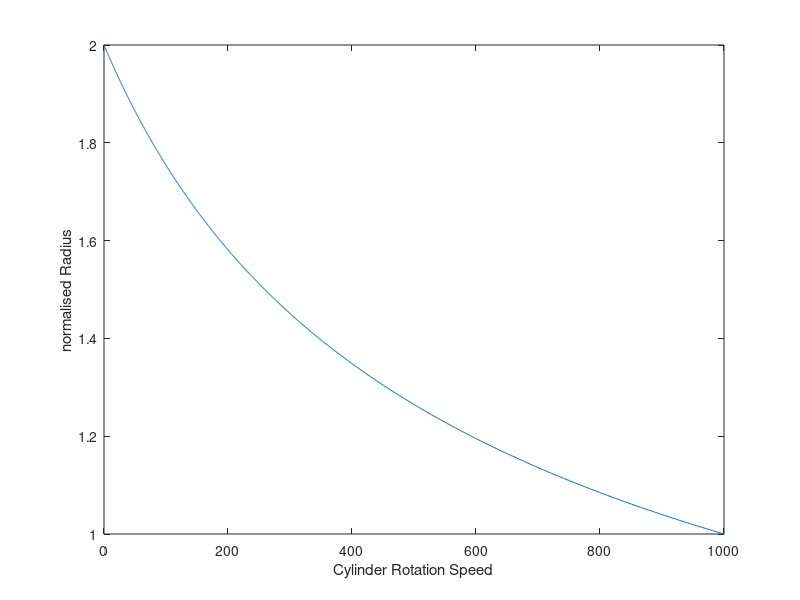
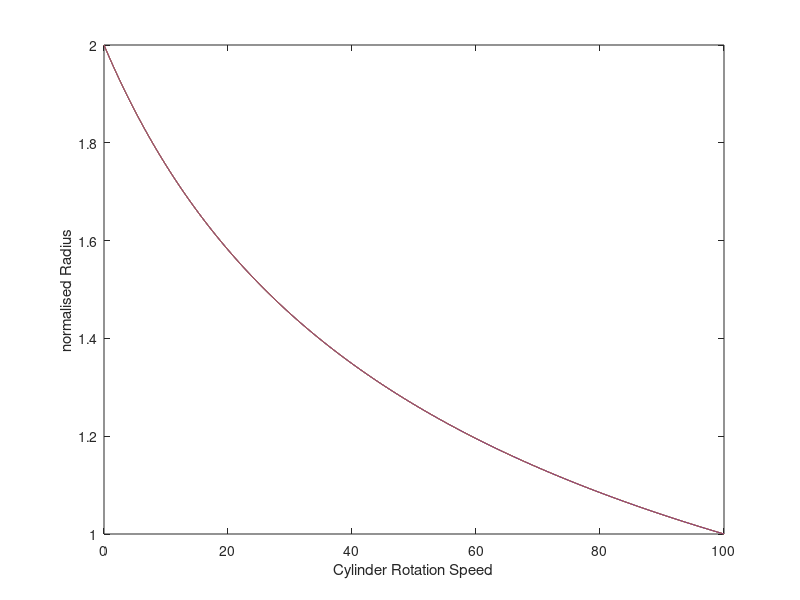
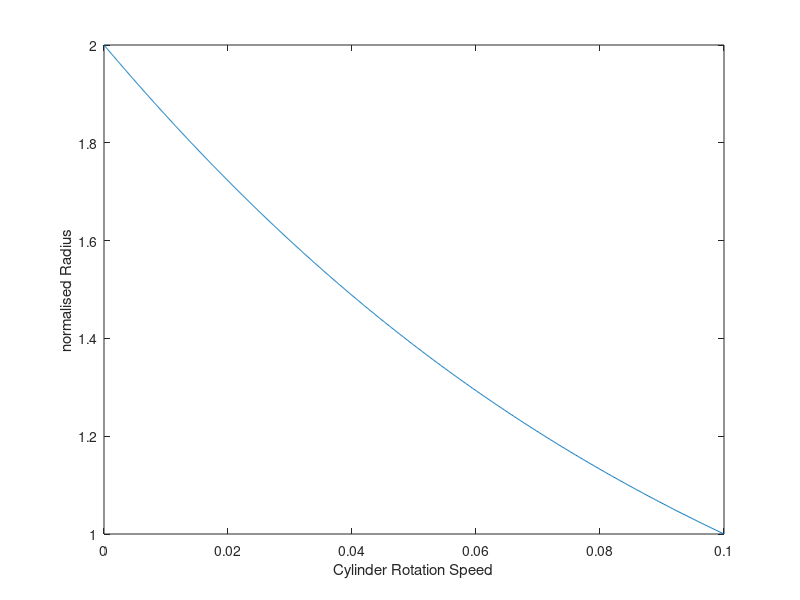

These charts were generated, in order, by the following MATLAB code:
clc
close all
%Define Cylinder

Ri = 1e-3; %Inner Cylinder Radius (m)
Ro = 2e-3; %Outer Cylinder Radius (m)

w = 100; %Inner Cylinder Rotational Speed Rad/s

%Calculation of U(Theta) Tangential Velocity

r = Ri:1e-6:Ro;

VTheta = (w*Ri)*(((Ro./r) - (r./Ro)) ./ ((Ro/Ri) - (Ri/Ro)));
VTheta2 = ((-w.*r)/(Ro.^2*((1/Ri.^2) - (1/Ro.^2)))) + ((w)./(r.*((1/Ri.^2) - (1/Ro.^2))));
UTheta = VTheta ./ r;
figure(1)
plot((UTheta/(Ri*w)),(r/Ri))
ylabel('normalised Radius')
xlabel('Cylinder Rotation Speed')


wr = w.*(1+((Ro.^2*Ri.^2)./(Ro.^2 - Ri.^2)) .* ((1./r.^2) - (1./Ri.^2)));
wr2 = ((Ri.^2 * w)/(Ri.^2 - Ro.^2)) * (1 - ((Ro./r).^2));


VTheta3 = - ((w.*r) ./ ((Ro.^2./Ri.^2)-1)) + (w ./ (r.*((1/Ri.^2)-(1/Ro.^2))));



figure(2)
plot(wr2,r/Ri)
hold on
ylabel('normalised Radius')
xlabel('Cylinder Rotation Speed')
plot(wr,r/Ri)
plot(UTheta,r/Ri)
plot(VTheta2./r,r/Ri)

figure(3)
plot(VTheta3,r/Ri)
hold on
ylabel('normalised Radius')
xlabel('Cylinder Rotation Speed')
